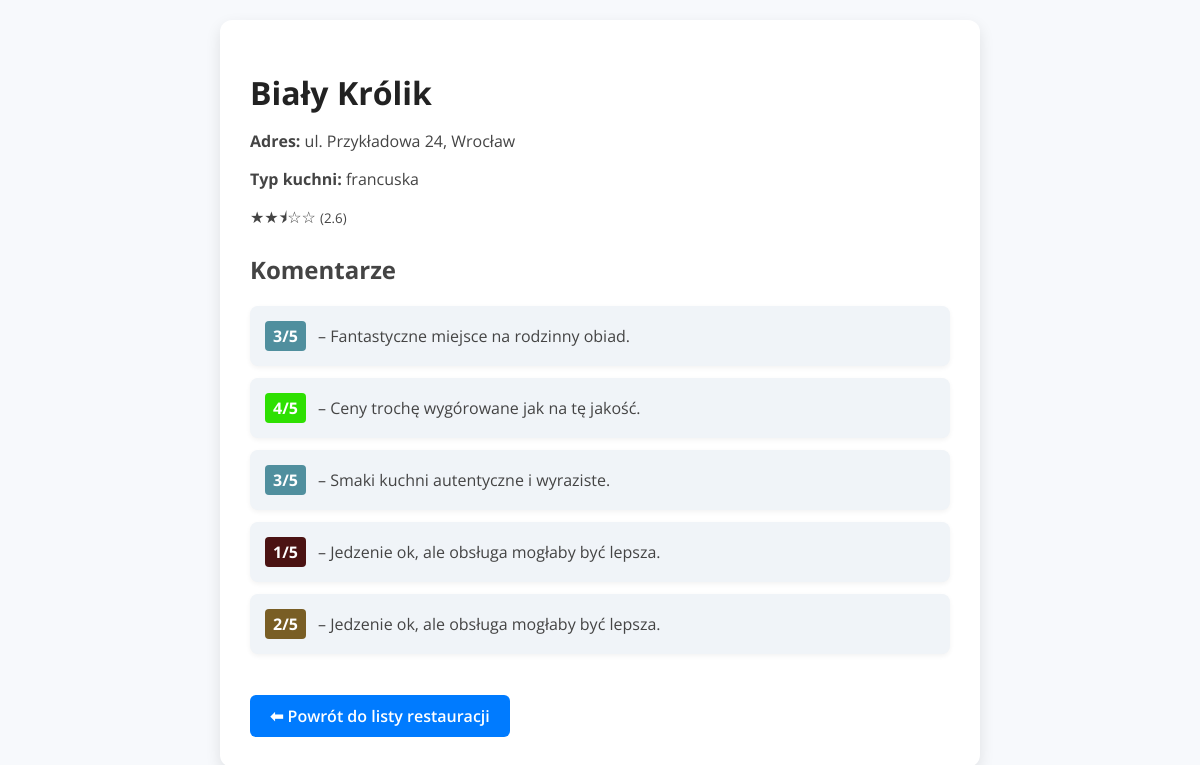
The page /restaurant/49/ on the database its author committed.
### portal/models.py (models this page shows, shortened)
class Restaurant(models.Model):
    name = models.CharField(max_length=100)
    address = models.CharField(max_length=255)
    menu_type = models.CharField(max_length=100)
    city = models.CharField(max_length=100, blank=True)
    def average_rating(self):
        ratings = [c.rating for c in self.comments.all()]
        return round(sum(ratings) / len(ratings), 1) if ratings else 0.0
    def rating_stars(self):
        avg = self.average_rating()
        full = int(avg)
        half = 1 if avg - full >= 0.5 else 0
        empty = 5 - full - half
        return "★" * full + "⯨" * half + "☆" * empty
    @property
    def city(self):
        if ',' in self.address:
            return self.address.split(',')[-1].strip()

class Comment(models.Model):
    restaurant = models.ForeignKey(Restaurant, on_delete=models.CASCADE, related_name="comments")
    content = models.TextField(blank=True)
    rating = models.PositiveIntegerField()  # 1–5

### portal/views.py (the view)
# urls.py: path("restaurant/<int:pk>/", views.restaurant_detail, name="restaurant_detail"),
def restaurant_detail(request, pk):
    restaurant = get_object_or_404(Restaurant, pk=pk)
    comments = restaurant.comments.all()
    avg_rating = restaurant.average_rating()
    return render(request, "portal/restaurant_detail.html", {
        "restaurant": restaurant,
        "comments": comments,
        "avg_rating": avg_rating,
    })

### portal/templates/portal/restaurant_detail.html (shortened to what this page needs)
{% load static %}
<!DOCTYPE html>
<html lang="pl">
<head>
    <link rel="stylesheet" href="{% static 'css/style.css' %}">
</head>
<body>
    <div class="container">
        <h1>{{ restaurant.name }}</h1>
        <p><strong>Adres:</strong> {{ restaurant.address }}</p>
        <p><strong>Typ kuchni:</strong> {{ restaurant.menu_type }}</p>
        <div class="rating">
            {{ restaurant.rating_stars }} <small>({{ restaurant.average_rating }})</small>
        </div>
        <div class="comments">
            <h2>Komentarze</h2>
            <ul>
                {% for c in comments %}
                    <li>
                        {% if c.rating == 5 %}
                            <span class="comment-rating rating-5">{{ c.rating }}/5</span>
                        {% elif c.rating == 4 %}
                            <span class="comment-rating rating-4">{{ c.rating }}/5</span>
                        {% elif c.rating == 3 %}
                            <span class="comment-rating rating-3">{{ c.rating }}/5</span>
                        {% elif c.rating == 2 %}
                            <span class="comment-rating rating-2">{{ c.rating }}/5</span>
                        {% else %}
                            <span class="comment-rating rating-1">{{ c.rating }}/5</span>
                        {% endif %}
                        – {{ c.content|default:"Brak treści komentarza" }}
                    </li>
                {% empty %}
                    <li>Brak komentarzy.</li>
                {% endfor %}
            </ul>
        </div>
        <a href="{% url 'restaurant_list' %}" class="btn-back">⬅ Powrót do listy restauracji</a>
    </div>
</body>
</html>

### portal/static/css/style.css (style rules this page uses)
body { font-family: Arial, sans-serif; background-color: #f2f2f2; margin: 20px; }

### portal/templates/portal/restaurant_detail.html (style rules this page uses)
body { font-family: 'Open Sans', sans-serif; background-color: #f7f9fc; color: #444; margin: 20px; }
.container { max-width: 700px; background: white; padding: 30px; border-radius: 12px; box-shadow: 0 6px 15px rgba(0,0,0,0.1); margin: auto; }
h1 { color: #222; margin-bottom: 15px; }
.comments ul { padding: 0; list-style: none; }
.comments li { background: #f0f4f8; border-radius: 8px; padding: 15px; margin-bottom: 12px; box-shadow: 0 2px 5px rgba(0,0,0,0.05); }
.comment-rating { font-weight: bold; padding: 4px 8px; border-radius: 4px; margin-right: 8px; display: inline-block; }
.rating-4 { background: #2ee002; color: white; }
.rating-3 { background: #508f9e; color: white; }
.rating-2 { background: #795e25; color: white; }
.rating-1 { background: #4b1313; color: white; }
.btn-back { display: inline-block; margin-top: 25px; padding: 10px 20px; background-color: #007bff; color: white; border-radius: 6px; text-decoration: none; font-weight: 600; transition: background-color 0.3s ease; }

### rows shown on the page
Restaurant: name "Biały Królik", address "ul. Przykładowa 24, Wrocław", menu_type "francuska", rating_stars "★★⯨☆☆", average_rating "2.6"
Comment: rating "3", content "Fantastyczne miejsce na rodzinny obiad."
Comment: rating "4", content "Ceny trochę wygórowane jak na tę jakość."
Comment: rating "3", content "Smaki kuchni autentyczne i wyraziste."
Comment: rating "1", content "Jedzenie ok, ale obsługa mogłaby być lepsza."
Comment: rating "2", content "Jedzenie ok, ale obsługa mogłaby być lepsza."
